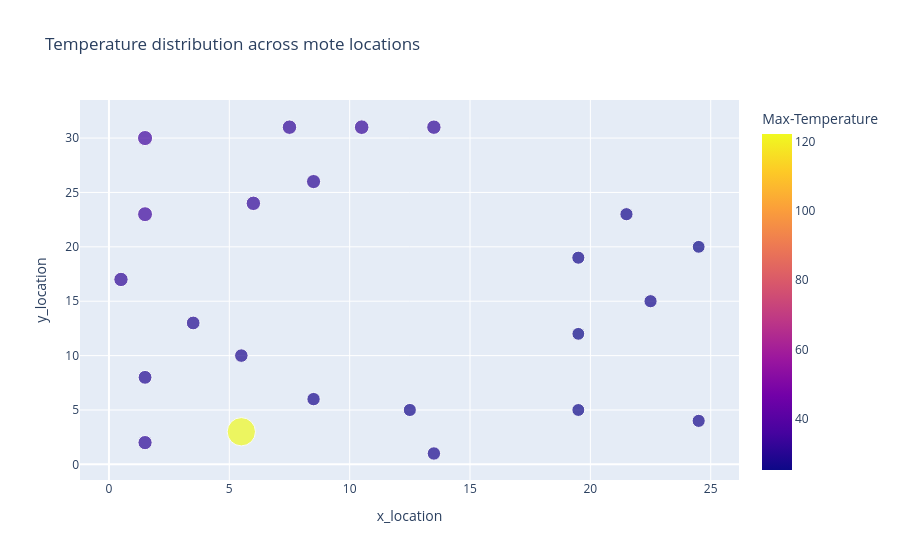

The notebook cell this image was saved under:
### Code cell
# Merge time_avg_df with mote_locs on 'moteid'
merged_df = pd.merge(Motes_max_temp_df, mote_locs, on='moteid', how='left')
#print(merged_df.head())

# Step 2: Basic scatter plot to analyze temperature vs locations
fig = px.scatter(
    merged_df,
    x='x_location',
    y='y_location',
    size='Max-Temperature',  # bubble size represents temperature
    color='Max-Temperature', # color represents temperature
    hover_data=['moteid', 'Max-Temperature'],
    title='Temperature distribution across mote locations'
)
fig.show()

### Figure 1 — Plotly figure (JSON) as saved in the notebook; plotly's stock layout.template omitted (floating-point values rounded to 4 significant figures)
{"data": [{"customdata": [[1, 26.63], [2, 25.26], [3, 26.3], [4, 26.61], [6, 25.21], [8, 26.51], [10, 25.51], [12, 27.55], [13, 26.32], [14, 27.38], [15, 122.2], [16, 30.91], [17, 29.27], [18, 28.09], [19, 28.95], [20, 31.51], [22, 34.17], [23, 31.94], [24, 35.03], [26, 32.09], [27, 30.61], [28, 32.7], [30, 31.83]], "hovertemplate": "x_location=%{x}<br>y_location=%{y}<br>Max-Temperature=%{marker.color}<br>moteid=%{customdata[0]}<extra></extra>", "legendgroup": "", "marker": {"color": [26.63, 25.26, 26.3, 26.61, 25.21, 26.51, 25.51, 27.55, 26.32, 27.38, 122.2, 30.91, 29.27, 28.09, 28.95, 31.51, 34.17, 31.94, 35.03, 32.09, 30.61, 32.7, 31.83], "coloraxis": "coloraxis", "size": [26.63, 25.26, 26.3, 26.61, 25.21, 26.51, 25.51, 27.55, 26.32, 27.38, 122.2, 30.91, 29.27, 28.09, 28.95, 31.51, 34.17, 31.94, 35.03, 32.09, 30.61, 32.7, 31.83], "sizemode": "area", "sizeref": 0.3054, "symbol": "circle"}, "mode": "markers", "name": "", "orientation": "v", "showlegend": false, "type": "scatter", "x": [21.5, 24.5, 19.5, 22.5, 19.5, 24.5, 19.5, 13.5, 12.5, 8.5, 5.5, 1.5, 1.5, 5.5, 3.5, 0.5, 1.5, 6, 1.5, 7.5, 8.5, 10.5, 13.5], "xaxis": "x", "y": [23, 20, 19, 15, 12, 4, 5, 1, 5, 6, 3, 2, 8, 10, 13, 17, 23, 24, 30, 31, 26, 31, 31], "yaxis": "y"}], "layout": {"autosize": true, "coloraxis": {"colorbar": {"title": {"text": "Max-Temperature"}}, "colorscale": [[0, "#0d0887"], [0.1111, "#46039f"], [0.2222, "#7201a8"], [0.3333, "#9c179e"], [0.4444, "#bd3786"], [0.5556, "#d8576b"], [0.6667, "#ed7953"], [0.7778, "#fb9f3a"], [0.8889, "#fdca26"], [1, "#f0f921"]]}, "legend": {"itemsizing": "constant", "tracegroupgap": 0}, "title": {"text": "Temperature distribution across mote locations"}, "xaxis": {"anchor": "y", "autorange": true, "domain": [0, 1], "range": [-1.118, 26.1], "title": {"text": "x_location"}, "type": "linear"}, "yaxis": {"anchor": "x", "autorange": true, "domain": [0, 1], "range": [-2.385, 34.52], "title": {"text": "y_location"}, "type": "linear"}}}
